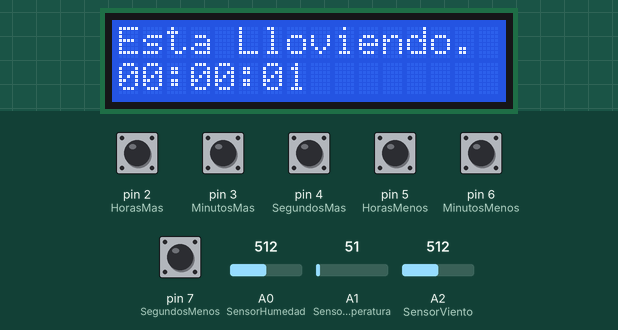
Bench run of a sketch on a simulated Arduino Uno, built with avr-gcc and run on an emulated ATmega328P. On the bench: 16×2 character LCD. Inputs (shaded band) come from the test bench; at power-on: pin 2 (HorasMas), pin 3 (MinutosMas), pin 4 (SegundosMas), pin 5 (HorasMenos), pin 6 (MinutosMenos), pin 7 (SegundosMenos) HIGH, A0 (SensorHumedad) = 512, A1 (SensorTemperatura) = 51, A2 (SensorViento) = 512.

Above: at 1.2 s.
1.3 s: A0 (SensorHumedad) set to 386
5.5 s: A0 (SensorHumedad) set to 359
At 7.6 s:
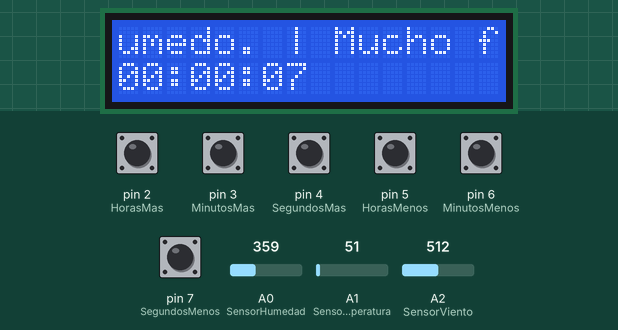
9.7 s: A1 (SensorTemperatura) set to 86
At 12.2 s:
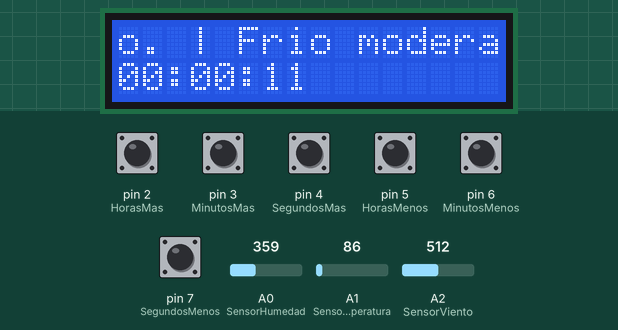
13.9 s: A1 (SensorTemperatura) set to 71
At 16.3 s:
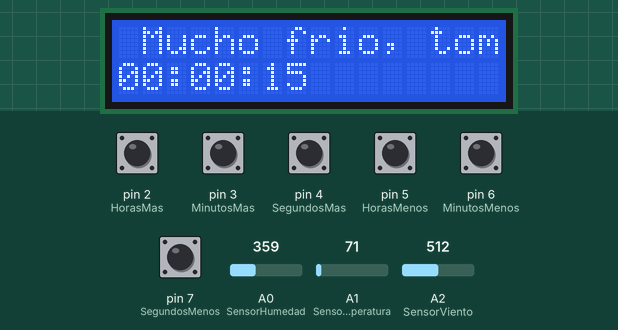
18.1 s: A1 (SensorTemperatura) set to 30
At 20.4 s:
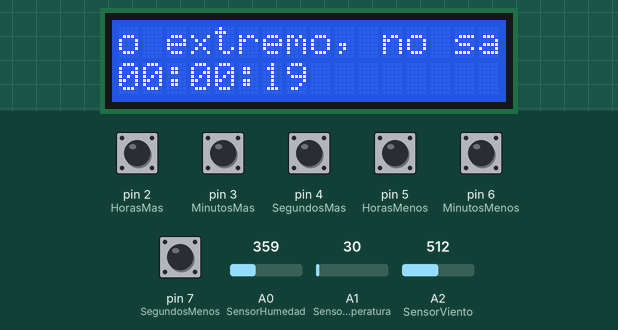
22.3 s: A0 (SensorHumedad) set to 199
26.5 s: A0 (SensorHumedad) set to 181
At 29.2 s:
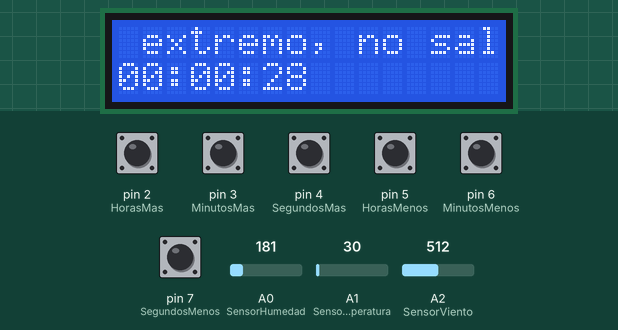
Timing chart, 0 to 30.7 s (numbered marks = the images above; inputs shaded):
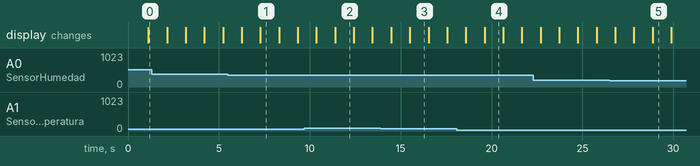

Measured:
- the behaviour switches between 378 and 377 on A0 (SensorHumedad) (found by bisection; images 0 and 1)
- the behaviour switches between 189 and 188 on A0 (SensorHumedad) (found by bisection; images 4 and 5)
- after the input at 5.5 s, the display: first differs from a run without the input after 1.8 s (image 1)
- after the input at 9.7 s, the display: first differs from a run without the input after 1.7 s (image 2)
- after the input at 13.9 s, the display: first differs from a run without the input after 1.6 s (image 3)
- after the input at 18.1 s, the display: first differs from a run without the input after 1.5 s (image 4)
- after the input at 26.5 s, the display: first differs from a run without the input after 1.3 s (image 5 shows a later state)

The sketch:

estaci_n_meteorol_gica_et32_4to4ta_grupo_21__2_.ino
```cpp
//Componentes
#include <Adafruit_LiquidCrystal.h>
#define SensorHumedad A0
#define SensorTemperatura A1
#define SensorViento A2

#define HorasMas 2
#define MinutosMas 3
#define SegundosMas 4
#define HorasMenos 5
#define MinutosMenos 6
#define SegundosMenos 7

//Valores
int ValorHumedad;
int ValorHumedadREAL;

int ValorTemperatura;
int ValorTemperaturaREAL;

int ValorViento;

int HorasLCD;
int MinutosLCD;
int SegundosLCD;

bool ValorHorasMas;
bool ValorMinutosMas;
bool ValorSegundosMas;
bool ValorHorasMenos;
bool ValorMinutosMenos;
bool ValorSegundosMenos;

String TextoHumedad = "";
String TextoTemperatura = "";
String TextoViento = "";
String TextoLCD = "";

int indiceDesplazamiento = 0;

Adafruit_LiquidCrystal lcd1(32);

void setup()
{
  Serial.begin(9600);
  lcd1.begin(16, 2);
  lcd1.setBacklight(1);
  pinMode(SensorHumedad, INPUT);
  pinMode(SensorTemperatura, INPUT);
  pinMode(SensorViento, INPUT);
}

void loop()
{
  DetectarHumedad();
  DetectarTemperatura();
  DetectarViento();
  LCDMostrar(TextoLCD);
  LCDMostrarTiempo();
  LCDActualizarTiempo();
  AjustarBotones();
}

void LCDMostrar(String texto)
{
   TextoLCD = TextoHumedad + " | " + TextoTemperatura + " | " + TextoViento + "          ";
  lcd1.setCursor(0, 0);
  String textoFragmento = texto.substring(indiceDesplazamiento, indiceDesplazamiento + 16);

  while (textoFragmento.length() < 16)
  {
    textoFragmento += " ";
  }
  lcd1.print(textoFragmento);
  indiceDesplazamiento++;
  if (indiceDesplazamiento >= texto.length())
  {
    indiceDesplazamiento = 0;
  }
}

void DetectarHumedad()
{
  ValorHumedad = analogRead(SensorHumedad);
  ValorHumedadREAL = map(ValorHumedad, 0, 539, 0, 100);
  if (ValorHumedadREAL > 70)
  {
   TextoHumedad = "Esta Lloviendo.";
  }
  else if (ValorHumedadREAL < 70 && ValorHumedadREAL > 35)
  {
   TextoHumedad = "Esta humedo.";
  }
  else if (ValorHumedadREAL < 35)
  {
   TextoHumedad = "Esta seco/despejado.";
  }
}

void DetectarTemperatura()
{
  ValorTemperatura = analogRead(SensorTemperatura);
  ValorTemperaturaREAL =  map(ValorTemperatura, 18,360,-40,126);

  if (ValorTemperaturaREAL >= 35)
  {
   TextoTemperatura = "Peligrosamente caluroso.";
  }
  else if (ValorTemperaturaREAL >= 31)
  {
   TextoTemperatura = "Muy caluroso.";
  }
  else if (ValorTemperaturaREAL >= 25)
  {
   TextoTemperatura = "Moderadamente caluroso.";
  }
  else if (ValorTemperaturaREAL >= 20)
  {
   TextoTemperatura = "Templado.";
  }
  else if (ValorTemperaturaREAL <= 10 && ValorTemperaturaREAL >= 0)
  {
   TextoTemperatura = "Un poco de frio.";
  }
  else if (ValorTemperaturaREAL <= -1 && ValorTemperaturaREAL >= -9)
  {
   TextoTemperatura = "Frio moderado.";
  }
  else if (ValorTemperaturaREAL <= -10 && ValorTemperaturaREAL >= -26)
  {
   TextoTemperatura = "Mucho frio, tome precauciones.";
  }
  else if (ValorTemperaturaREAL <= -27)
  {
   TextoTemperatura = "Frio extremo, no salga.";
  }
}

void DetectarViento()
{
   ValorViento = analogRead(SensorViento);
  if (ValorViento <= 49)
  {
   TextoViento = "Brisa muy debil.";
  }
  else if (ValorViento >= 49 && ValorViento <= 140)
  {
   TextoViento = "Brisa moderada.";
  }
  else if (ValorViento >= 140 && ValorViento <= 354)
  {
   TextoViento = "Viento fresco.";
  }
}


void LCDMostrarTiempo()
{
  lcd1.setCursor(0,1);

  if (HorasLCD < 10) lcd1.print("0");
  {
  lcd1.print(HorasLCD);
  lcd1.print(":");
  }

  if (MinutosLCD < 10) lcd1.print("0");
  {
  lcd1.print(MinutosLCD);
  lcd1.print(":");
  }

  if (SegundosLCD < 10) lcd1.print("0");
  {
  lcd1.print(SegundosLCD);
  lcd1.print("   ");
  }
}


void LCDActualizarTiempo()
{
  SegundosLCD++;
  if (SegundosLCD > 59)
  {
    SegundosLCD = 0;
    MinutosLCD++;
  }

  if (MinutosLCD > 59)
  {
    MinutosLCD = 0;
    HorasLCD++;
  }
  delay(1000);
}

void AjustarBotones()
{
  ValorHorasMas = digitalRead(HorasMas);
  ValorMinutosMas = digitalRead(MinutosMas);
  ValorSegundosMas = digitalRead(SegundosMas);

  ValorHorasMenos = digitalRead(HorasMenos);
  ValorMinutosMenos = digitalRead(MinutosMenos);
  ValorSegundosMenos = digitalRead(SegundosMenos);

  if (ValorHorasMas == LOW)
  {
   HorasLCD+=2;
  }

  if (ValorMinutosMas == LOW)
  {
   MinutosLCD+=2;
  }

  if (ValorSegundosMas == LOW)
  {
   SegundosLCD+=2;
  }

  if (ValorHorasMenos == LOW)
  {
   HorasLCD--;
  }

  if (ValorMinutosMenos == LOW)
  {
   MinutosLCD--;
  }

  if (ValorSegundosMenos == LOW)
  {
   SegundosLCD--;
  }
}
```
